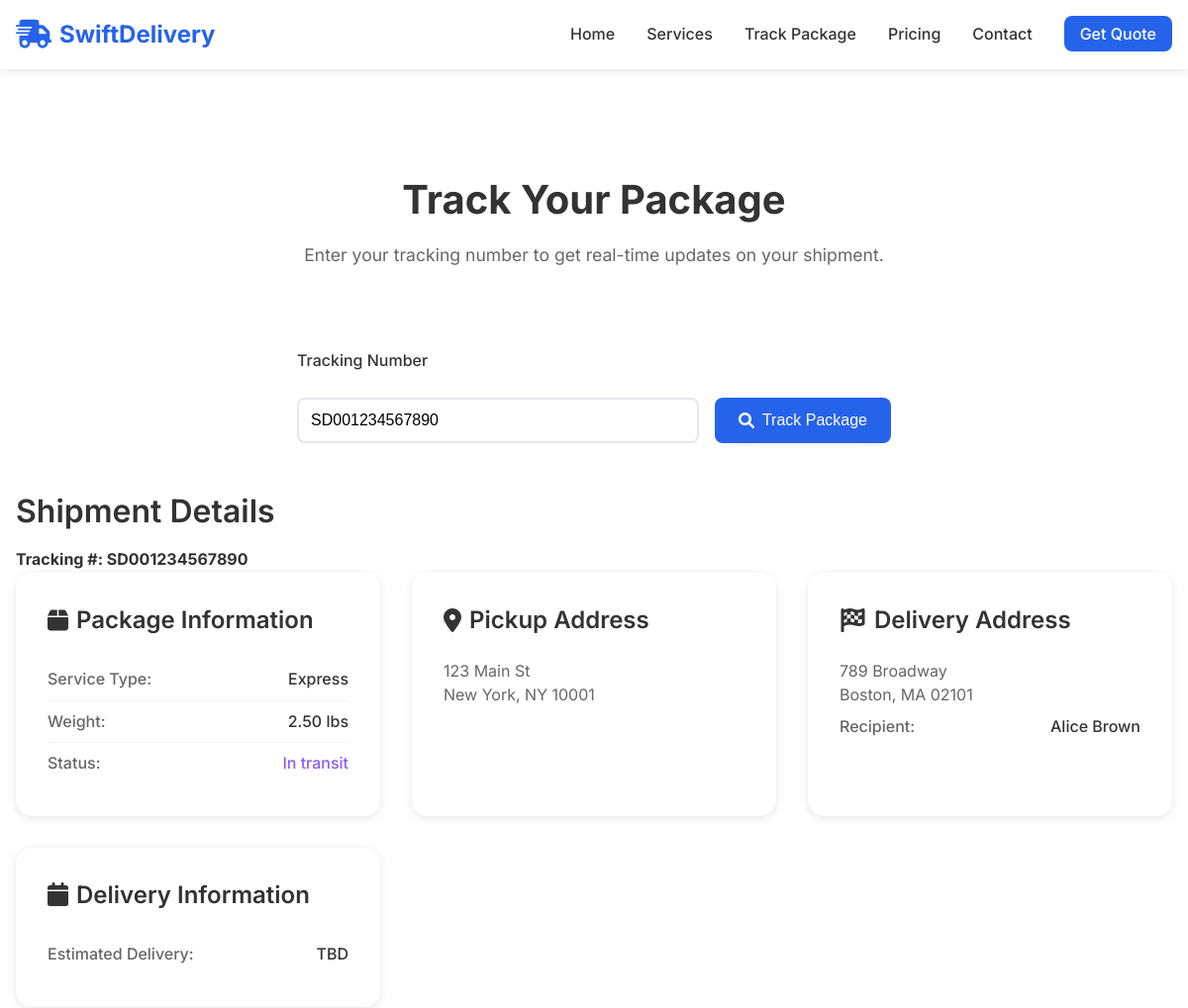
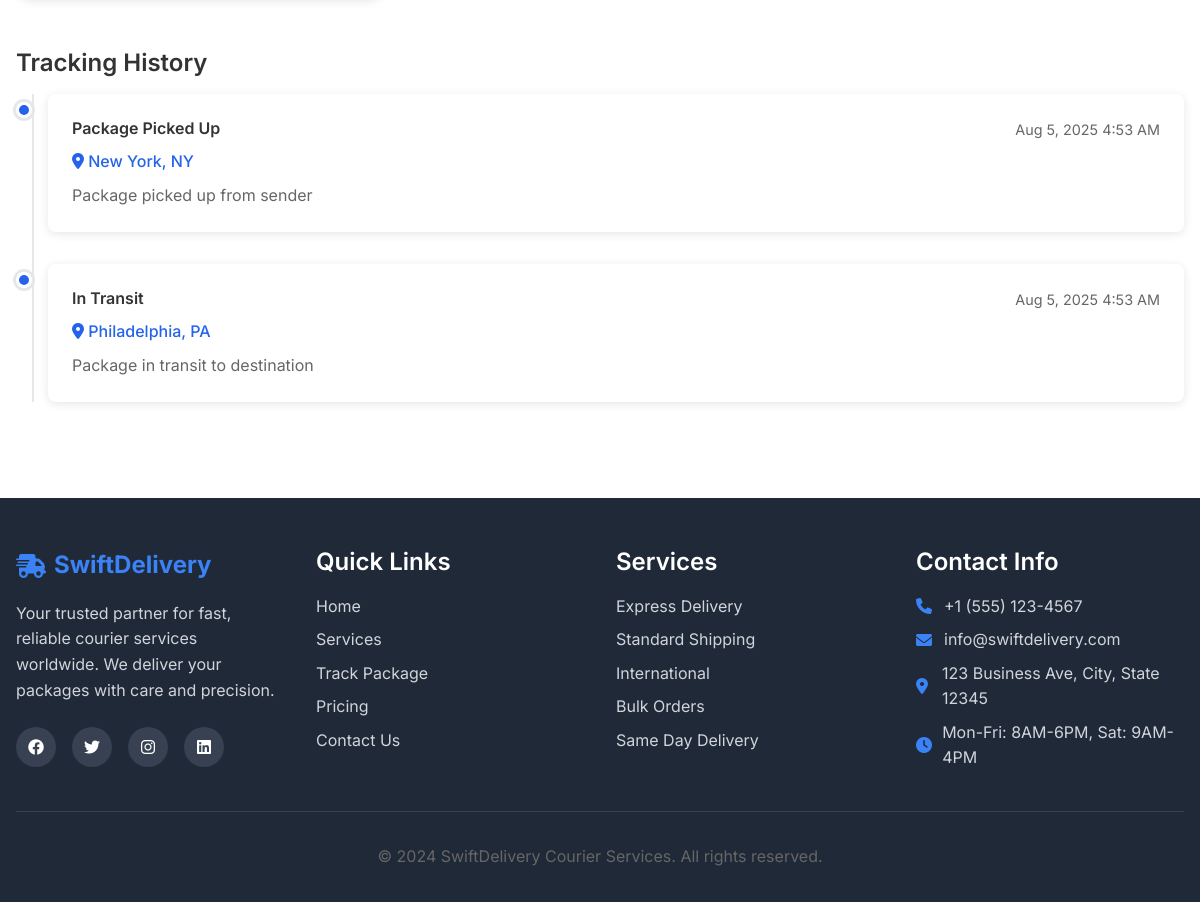
/tracking.php?tracking_number=SD001234567890, run on the app's committed database (2 pictures, top to bottom).
### tables this page shows
CREATE TABLE shipments (
    id INT AUTO_INCREMENT PRIMARY KEY,
    tracking_number VARCHAR(20) UNIQUE NOT NULL,
    sender_id INT,
    receiver_name VARCHAR(100) NOT NULL,
    receiver_phone VARCHAR(20) NOT NULL,
    receiver_email VARCHAR(100),
    pickup_address TEXT NOT NULL,
    pickup_city VARCHAR(50) NOT NULL,
    pickup_state VARCHAR(50) NOT NULL,
    pickup_zip VARCHAR(10) NOT NULL,
    delivery_address TEXT NOT NULL,
    delivery_city VARCHAR(50) NOT NULL,
    delivery_state VARCHAR(50) NOT NULL,
    delivery_zip VARCHAR(10) NOT NULL,
    package_weight DECIMAL(10,2) NOT NULL,
    package_dimensions VARCHAR(50),
    service_type ENUM('express', 'standard', 'overnight', 'same_day') NOT NULL,
    status ENUM('pending', 'picked_up', 'in_transit', 'out_for_delivery', 'delivered', 'failed_delivery') DEFAULT 'pending',
    estimated_delivery DATE,
    actual_delivery DATETIME,
    total_cost DECIMAL(10,2) NOT NULL,
    notes TEXT,
    created_at TIMESTAMP DEFAULT CURRENT_TIMESTAMP,
    updated_at TIMESTAMP DEFAULT CURRENT_TIMESTAMP ON UPDATE CURRENT_TIMESTAMP,
    FOREIGN KEY (sender_id) REFERENCES customers(id) ON DELETE SET NULL
);

CREATE TABLE tracking_events (
    id INT AUTO_INCREMENT PRIMARY KEY,
    shipment_id INT NOT NULL,
    status VARCHAR(100) NOT NULL,
    location VARCHAR(100),
    description TEXT,
    event_time TIMESTAMP DEFAULT CURRENT_TIMESTAMP,
    FOREIGN KEY (shipment_id) REFERENCES shipments(id) ON DELETE CASCADE
);

### tracking.php (the view, shortened to what this page needs)
<?php
include 'includes/header.php';
$tracking_result = null;
$tracking_events = [];
if (isset($_GET['tracking_number']) && !empty($_GET['tracking_number'])) {
    $tracking_number = trim($_GET['tracking_number']);
    try {
        $database = new Database();
        $db = $database->getConnection();
        $query = "SELECT * FROM shipments WHERE tracking_number = :tracking_number";
        $stmt = $db->prepare($query);
        $stmt->bindParam(':tracking_number', $tracking_number);
        $stmt->execute();
        $tracking_result = $stmt->fetch(PDO::FETCH_ASSOC);
        if ($tracking_result) {
            $events_query = "SELECT * FROM tracking_events WHERE shipment_id = :shipment_id ORDER BY event_time DESC";
            $events_stmt = $db->prepare($events_query);
            $events_stmt->bindParam(':shipment_id', $tracking_result['id']);
            $events_stmt->execute();
            $tracking_events = $events_stmt->fetchAll(PDO::FETCH_ASSOC);
        } else {
            $error_message = "Tracking number not found. Please check and try again.";
        }
    } catch(PDOException $exception) {
        $error_message = "Database error: " . $exception->getMessage();
    }
}
?>
<main>
    <section class="tracking-page">
        <div class="container">
            <div class="page-header">
                <h1>Track Your Package</h1>
                <p>Enter your tracking number to get real-time updates on your shipment.</p>
            </div>
            <div class="tracking-search">
                <form class="tracking-form" method="GET">
                    <div class="form-group">
                        <label for="tracking_number">Tracking Number</label>
                        <div class="input-group">
                            <input type="text"
                                   id="tracking_number"
                                   name="tracking_number"
                                   value="<?php echo isset($_GET['tracking_number']) ? htmlspecialchars($_GET['tracking_number']) : ''; ?>"
                                   placeholder="Enter tracking number (e.g., SD001234567890)"
                                   required>
                            <button type="submit" class="btn btn-primary">
                                <i class="fas fa-search"></i> Track Package
                            </button>
                        </div>
                    </div>
                </form>
            </div>
            <?php if ($tracking_result): ?>
                <div class="tracking-results">
                    <div class="shipment-header">
                        <h2>Shipment Details</h2>
                        <div class="tracking-number">
                            <strong>Tracking #: <?php echo htmlspecialchars($tracking_result['tracking_number']); ?></strong>
                        </div>
                    </div>
                    <div class="shipment-info">
                        <div class="shipment-grid">
                            <div class="shipment-card">
                                <h3><i class="fas fa-box"></i> Package Information</h3>
                                <div class="info-row">
                                    <span class="label">Service Type:</span>
                                    <span class="value"><?php echo ucfirst(str_replace('_', ' ', $tracking_result['service_type'])); ?></span>
                                </div>
                                <div class="info-row">
                                    <span class="label">Weight:</span>
                                    <span class="value"><?php echo $tracking_result['package_weight']; ?> lbs</span>
                                </div>
                                <div class="info-row">
                                    <span class="label">Status:</span>
                                    <span class="value status-<?php echo $tracking_result['status']; ?>">
                                        <?php echo ucfirst(str_replace('_', ' ', $tracking_result['status'])); ?>
                                    </span>
                                </div>
                            </div>
                            <div class="shipment-card">
                                <h3><i class="fas fa-map-marker-alt"></i> Pickup Address</h3>
                                <div class="address">
                                    <?php echo htmlspecialchars($tracking_result['pickup_address']); ?><br>
                                    <?php echo htmlspecialchars($tracking_result['pickup_city']); ?>,
                                    <?php echo htmlspecialchars($tracking_result['pickup_state']); ?>
                                    <?php echo htmlspecialchars($tracking_result['pickup_zip']); ?>
                                </div>
                            </div>
                            <div class="shipment-card">
                                <h3><i class="fas fa-flag-checkered"></i> Delivery Address</h3>
                                <div class="address">
                                    <?php echo htmlspecialchars($tracking_result['delivery_address']); ?><br>
                                    <?php echo htmlspecialchars($tracking_result['delivery_city']); ?>,
                                    <?php echo htmlspecialchars($tracking_result['delivery_state']); ?>
                                    <?php echo htmlspecialchars($tracking_result['delivery_zip']); ?>
                                </div>
                                <div class="info-row">
                                    <span class="label">Recipient:</span>
                                    <span class="value"><?php echo htmlspecialchars($tracking_result['receiver_name']); ?></span>
                                </div>
                            </div>
                            <div class="shipment-card">
                                <h3><i class="fas fa-calendar"></i> Delivery Information</h3>
                                <div class="info-row">
                                    <span class="label">Estimated Delivery:</span>
                                    <span class="value">
                                        <?php echo $tracking_result['estimated_delivery'] ? date('M j, Y', strtotime($tracking_result['estimated_delivery'])) : 'TBD'; ?>
                                    </span>
                                </div>
                            </div>
                        </div>
                    </div>
                    <div class="tracking-timeline">
                        <h3>Tracking History</h3>
                        <div class="timeline">
                            <?php foreach ($tracking_events as $event): ?>
                                <div class="timeline-item">
                                    <div class="timeline-marker"></div>
                                    <div class="timeline-content">
                                        <div class="timeline-header">
                                            <h4><?php echo htmlspecialchars($event['status']); ?></h4>
                                            <span class="timeline-date">
                                                <?php echo date('M j, Y g:i A', strtotime($event['event_time'])); ?>
                                            </span>
                                        </div>
                                        <div class="timeline-details">
                                            <?php if ($event['location']): ?>
                                                <p class="location">
                                                    <i class="fas fa-map-marker-alt"></i>
                                                    <?php echo htmlspecialchars($event['location']); ?>
                                                </p>
                                            <?php endif; ?>
                                            <?php if ($event['description']): ?>
                                                <p class="description">
                                                    <?php echo htmlspecialchars($event['description']); ?>
                                                </p>
                                            <?php endif; ?>
                                        </div>
                                    </div>
                                </div>
                            <?php endforeach; ?>
                        </div>
                    </div>
                </div>
            <?php endif; ?>
        </div>
    </section>
</main>
<?php include 'includes/footer.php'; ?>

### assets/css/style.css (style rules this page uses)
* { margin: 0; padding: 0; box-sizing: border-box; }
html { scroll-behavior: smooth; }
body { font-family: 'Inter', -apple-system, BlinkMacSystemFont, 'Segoe UI', Roboto, sans-serif; line-height: 1.6; color: #333; background-color: #ffffff; }
h1, h2, h3, h4, h5, h6 { font-weight: 600; line-height: 1.3; margin-bottom: 1rem; }
h1 { font-size: 2.5rem; font-weight: 700; }
h2 { font-size: 2rem; }
h3 { font-size: 1.5rem; }
p { margin-bottom: 1rem; color: #666; }
.container { max-width: 1200px; margin: 0 auto; padding: 0 1rem; }
.btn { display: inline-flex; align-items: center; justify-content: center; padding: 0.75rem 1.5rem; border: none; border-radius: 0.5rem; text-decoration: none; font-weight: 500; font-size: 1rem; cursor: pointer; transition: all 0.3s ease; gap: 0.5rem; }
.btn-primary { background: #2563eb; color: white; }
main { margin-top: 80px; }
.tracking-form .form-group { display: flex; gap: 1rem; align-items: stretch; }
.tracking-form input { flex: 1; padding: 1rem; border: 2px solid #e5e7eb; border-radius: 0.5rem; font-size: 1rem; }
section { padding: 4rem 0; }
.page-header { text-align: center; margin-bottom: 3rem; padding: 2rem 0; }
.page-header h1 { color: #333; margin-bottom: 1rem; }
.page-header p { font-size: 1.1rem; max-width: 600px; margin: 0 auto; }
.tracking-search { max-width: 600px; margin: 0 auto 3rem; }
.input-group { display: flex; gap: 1rem; align-items: stretch; }
.input-group input { flex: 1; padding: 1rem; border: 2px solid #e5e7eb; border-radius: 0.5rem; font-size: 1rem; }
.shipment-grid { display: grid; grid-template-columns: repeat(auto-fit, minmax(300px, 1fr)); gap: 2rem; }
.shipment-card { background: white; padding: 2rem; border-radius: 1rem; box-shadow: 0 2px 10px rgba(0,0,0,0.1); }
.shipment-card h3 { color: #333; margin-bottom: 1.5rem; display: flex; align-items: center; gap: 0.5rem; }
.info-row { display: flex; justify-content: space-between; padding: 0.5rem 0; border-bottom: 1px solid #f1f5f9; }
.info-row:last-child { border-bottom: none; }
.label { font-weight: 500; color: #666; }
.value { color: #333; font-weight: 500; }
.address { color: #666; line-height: 1.5; }
.status-in_transit { color: #8b5cf6; }
.tracking-timeline { margin-top: 3rem; }
.timeline { position: relative; padding-left: 2rem; }
.timeline::before { content: ''; position: absolute; left: 1rem; top: 0; bottom: 0; width: 2px; background: #e5e7eb; }
.timeline-item { position: relative; margin-bottom: 2rem; }
.timeline-marker { position: absolute; left: -2rem; top: 0.5rem; width: 1rem; height: 1rem; background: #2563eb; border-radius: 50%; border: 3px solid white; box-shadow: 0 0 0 3px #e5e7eb; }
.timeline-content { background: white; padding: 1.5rem; border-radius: 0.5rem; box-shadow: 0 2px 10px rgba(0,0,0,0.1); }
.timeline-header { display: flex; justify-content: space-between; align-items: start; margin-bottom: 0.5rem; }
.timeline-header h4 { color: #333; margin: 0; }
.timeline-date { color: #666; font-size: 0.9rem; }
.location { color: #2563eb; font-weight: 500; margin-bottom: 0.5rem; }
.description { color: #666; margin: 0; }
.form-group { display: flex; flex-direction: column; }
.form-group label { margin-bottom: 0.5rem; font-weight: 500; color: #333; }
.form-group input, .form-group select, .form-group textarea { padding: 0.75rem; border: 2px solid #e5e7eb; border-radius: 0.5rem; font-size: 1rem; transition: border-color 0.3s ease; }

### data on the page
shipments: tracking_number "SD001234567890", service_type "Express", package_weight "2.50", status "In transit", pickup_address "123 Main St", pickup_city "New York", pickup_state "NY", pickup_zip "10001", delivery_address "789 Broadway", delivery_city "Boston", delivery_state "MA", delivery_zip "02101", receiver_name "Alice Brown"
tracking_events: status "Package Picked Up", event_time "Aug 5, 2025 4:53 AM", location "New York, NY", description "Package picked up from sender"
tracking_events: status "In Transit", event_time "Aug 5, 2025 4:53 AM", location "Philadelphia, PA", description "Package in transit to destination"
